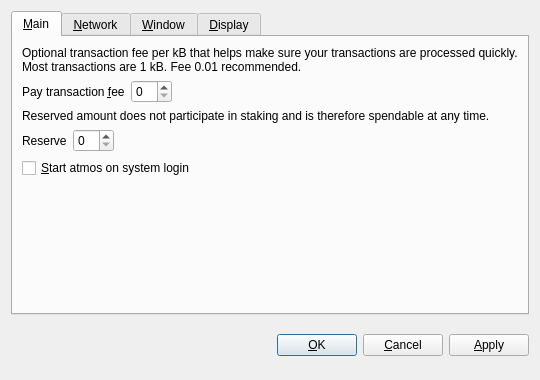
<?xml version="1.0" encoding="UTF-8"?>
<ui version="4.0">
 <class>OptionsDialog</class>
 <widget class="QDialog" name="OptionsDialog">
  <property name="geometry">
   <rect>
    <x>0</x>
    <y>0</y>
    <width>540</width>
    <height>380</height>
   </rect>
  </property>
  <property name="windowTitle">
   <string>Options</string>
  </property>
  <property name="modal">
   <bool>true</bool>
  </property>
  <layout class="QVBoxLayout" name="verticalLayout">
   <item>
    <widget class="QTabWidget" name="tabWidget">
     <property name="tabPosition">
      <enum>QTabWidget::North</enum>
     </property>
     <property name="currentIndex">
      <number>0</number>
     </property>
     <widget class="QWidget" name="tabMain">
      <attribute name="title">
       <string>&amp;Main</string>
      </attribute>
      <layout class="QVBoxLayout" name="verticalLayout_Main">
       <item>
        <widget class="QLabel" name="transactionFeeInfoLabel">
         <property name="text">
          <string>Optional transaction fee per kB that helps make sure your transactions are processed quickly. Most transactions are 1 kB. Fee 0.01 recommended.</string>
         </property>
         <property name="textFormat">
          <enum>Qt::PlainText</enum>
         </property>
         <property name="wordWrap">
          <bool>true</bool>
         </property>
        </widget>
       </item>
       <item>
        <layout class="QHBoxLayout" name="horizontalLayoutFee">
         <item>
          <widget class="QLabel" name="transactionFeeLabel">
           <property name="text">
            <string>Pay transaction &amp;fee</string>
           </property>
           <property name="textFormat">
            <enum>Qt::PlainText</enum>
           </property>
           <property name="buddy">
            <cstring>transactionFee</cstring>
           </property>
          </widget>
         </item>
         <item>
          <widget class="BitcoinAmountField" name="transactionFee"/>
         </item>
         <item>
          <spacer name="horizontalSpacerFee">
           <property name="orientation">
            <enum>Qt::Horizontal</enum>
           </property>
           <property name="sizeHint" stdset="0">
            <size>
             <width>40</width>
             <height>20</height>
            </size>
           </property>
          </spacer>
         </item>
        </layout>
       </item>
       <item>
        <widget class="QLabel" name="reserveBalanceInfoLabel">
         <property name="text">
          <string>Reserved amount does not participate in staking and is therefore spendable at any time.</string>
         </property>
         <property name="textFormat">
          <enum>Qt::PlainText</enum>
         </property>
         <property name="wordWrap">
          <bool>true</bool>
         </property>
        </widget>
       </item>
       <item>
        <layout class="QHBoxLayout" name="horizontalLayoutReserveBalance">
         <item>
          <widget class="QLabel" name="reserveBalanceLabel">
           <property name="text">
            <string>Reserve</string>
           </property>
           <property name="textFormat">
            <enum>Qt::PlainText</enum>
           </property>
           <property name="buddy">
            <cstring>reserveBalance</cstring>
           </property>
          </widget>
         </item>
         <item>
          <widget class="BitcoinAmountField" name="reserveBalance"/>
         </item>
         <item>
          <spacer name="horizontalSpacerReserveBalance">
           <property name="orientation">
            <enum>Qt::Horizontal</enum>
           </property>
           <property name="sizeHint" stdset="0">
            <size>
             <width>40</width>
             <height>20</height>
            </size>
           </property>
          </spacer>
         </item>
        </layout>
       </item>
       <item>
        <widget class="QCheckBox" name="bitcoinAtStartup">
         <property name="toolTip">
          <string>Automatically start atmos after logging in to the system.</string>
         </property>
         <property name="text">
          <string>&amp;Start atmos on system login</string>
         </property>
        </widget>
       </item>
       <item>
        <spacer name="verticalSpacer_Main">
         <property name="orientation">
          <enum>Qt::Vertical</enum>
         </property>
         <property name="sizeHint" stdset="0">
          <size>
           <width>20</width>
           <height>40</height>
          </size>
         </property>
        </spacer>
       </item>
      </layout>
     </widget>
     <widget class="QWidget" name="tabNetwork">
      <attribute name="title">
       <string>&amp;Network</string>
      </attribute>
      <layout class="QVBoxLayout" name="verticalLayout_Network">
       <item>
        <widget class="QCheckBox" name="mapPortUpnp">
         <property name="toolTip">
          <string>Automatically open the atmos client port on the router. This only works when your router supports UPnP and it is enabled.</string>
         </property>
         <property name="text">
          <string>Map port using &amp;UPnP</string>
         </property>
        </widget>
       </item>
       <item>
        <widget class="QCheckBox" name="connectSocks">
         <property name="toolTip">
          <string>Connect to the atmos network through a SOCKS5 proxy (e.g. when connecting through Tor).</string>
         </property>
         <property name="text">
          <string>&amp;Connect through SOCKS5 proxy:</string>
         </property>
        </widget>
       </item>
       <item>
        <layout class="QHBoxLayout" name="horizontalLayout_Network">
         <item>
          <widget class="QLabel" name="proxyIpLabel">
           <property name="text">
            <string>Proxy &amp;IP:</string>
           </property>
           <property name="textFormat">
            <enum>Qt::PlainText</enum>
           </property>
           <property name="buddy">
            <cstring>proxyIp</cstring>
           </property>
          </widget>
         </item>
         <item>
          <widget class="QValidatedLineEdit" name="proxyIp">
           <property name="maximumSize">
            <size>
             <width>140</width>
             <height>16777215</height>
            </size>
           </property>
           <property name="toolTip">
            <string>IP address of the proxy (e.g. 127.0.0.1)</string>
           </property>
          </widget>
         </item>
         <item>
          <widget class="QLabel" name="proxyPortLabel">
           <property name="text">
            <string>&amp;Port:</string>
           </property>
           <property name="textFormat">
            <enum>Qt::PlainText</enum>
           </property>
           <property name="buddy">
            <cstring>proxyPort</cstring>
           </property>
          </widget>
         </item>
         <item>
          <widget class="QLineEdit" name="proxyPort">
           <property name="maximumSize">
            <size>
             <width>55</width>
             <height>16777215</height>
            </size>
           </property>
           <property name="toolTip">
            <string>Port of the proxy (e.g. 9050)</string>
           </property>
          </widget>
         </item>
         <item>
          <spacer name="horizontalSpacer_Network">
           <property name="orientation">
            <enum>Qt::Horizontal</enum>
           </property>
           <property name="sizeHint" stdset="0">
            <size>
             <width>40</width>
             <height>20</height>
            </size>
           </property>
          </spacer>
         </item>
        </layout>
       </item>
       <item>
        <spacer name="verticalSpacer_Network">
         <property name="orientation">
          <enum>Qt::Vertical</enum>
         </property>
         <property name="sizeHint" stdset="0">
          <size>
           <width>20</width>
           <height>40</height>
          </size>
         </property>
        </spacer>
       </item>
      </layout>
     </widget>
     <widget class="QWidget" name="tabWindow">
      <attribute name="title">
       <string>&amp;Window</string>
      </attribute>
      <layout class="QVBoxLayout" name="verticalLayout_Window">
       <item>
        <widget class="QCheckBox" name="minimizeToTray">
         <property name="toolTip">
          <string>Show only a tray icon after minimizing the window.</string>
         </property>
         <property name="text">
          <string>&amp;Minimize to the tray instead of the taskbar</string>
         </property>
        </widget>
       </item>
       <item>
        <widget class="QCheckBox" name="minimizeOnClose">
         <property name="toolTip">
          <string>Minimize instead of exit the application when the window is closed. When this option is enabled, the application will be closed only after selecting Quit in the menu.</string>
         </property>
         <property name="text">
          <string>M&amp;inimize on close</string>
         </property>
        </widget>
       </item>
       <item>
        <spacer name="verticalSpacer_Window">
         <property name="orientation">
          <enum>Qt::Vertical</enum>
         </property>
         <property name="sizeHint" stdset="0">
          <size>
           <width>20</width>
           <height>40</height>
          </size>
         </property>
        </spacer>
       </item>
      </layout>
     </widget>
     <widget class="QWidget" name="tabDisplay">
      <attribute name="title">
       <string>&amp;Display</string>
      </attribute>
      <layout class="QVBoxLayout" name="verticalLayout_Display">
       <item>
        <layout class="QHBoxLayout" name="horizontalLayout_1_Display">
         <item>
          <widget class="QLabel" name="langLabel">
           <property name="text">
            <string>User Interface &amp;language:</string>
           </property>
           <property name="textFormat">
            <enum>Qt::PlainText</enum>
           </property>
           <property name="buddy">
            <cstring>lang</cstring>
           </property>
          </widget>
         </item>
         <item>
          <widget class="QValueComboBox" name="lang">
           <property name="toolTip">
            <string>The user interface language can be set here. This setting will take effect after restarting atmos.</string>
           </property>
          </widget>
         </item>
        </layout>
       </item>
       <item>
        <layout class="QHBoxLayout" name="horizontalLayout_2_Display">
         <item>
          <widget class="QLabel" name="unitLabel">
           <property name="text">
            <string>&amp;Unit to show amounts in:</string>
           </property>
           <property name="textFormat">
            <enum>Qt::PlainText</enum>
           </property>
           <property name="buddy">
            <cstring>unit</cstring>
           </property>
          </widget>
         </item>
         <item>
          <widget class="QValueComboBox" name="unit">
           <property name="toolTip">
            <string>Choose the default subdivision unit to show in the interface and when sending coins.</string>
           </property>
          </widget>
         </item>
        </layout>
       </item>
       <item>
        <widget class="QCheckBox" name="coinControlFeatures">
         <property name="toolTip">
          <string>Whether to show coin control features or not.</string>
         </property>
         <property name="text">
          <string>Display coin &amp;control features (experts only!)</string>
         </property>
        </widget>
       </item>
       <item>
        <widget class="QCheckBox" name="useBlackTheme">
         <property name="text">
          <string>Use black visual theme (requires restart)</string>
         </property>
        </widget>
       </item>
       <item>
        <spacer name="verticalSpacer_Display">
         <property name="orientation">
          <enum>Qt::Vertical</enum>
         </property>
         <property name="sizeHint" stdset="0">
          <size>
           <width>20</width>
           <height>40</height>
          </size>
         </property>
        </spacer>
       </item>
      </layout>
     </widget>
    </widget>
   </item>
   <item>
    <layout class="QHBoxLayout" name="horizontalLayout_Buttons">
     <item>
      <spacer name="horizontalSpacer_1">
       <property name="orientation">
        <enum>Qt::Horizontal</enum>
       </property>
       <property name="sizeHint" stdset="0">
        <size>
         <width>40</width>
         <height>48</height>
        </size>
       </property>
      </spacer>
     </item>
     <item>
      <widget class="QLabel" name="statusLabel">
       <property name="font">
        <font>
         <weight>75</weight>
         <bold>true</bold>
        </font>
       </property>
       <property name="text">
        <string/>
       </property>
       <property name="textFormat">
        <enum>Qt::PlainText</enum>
       </property>
       <property name="wordWrap">
        <bool>true</bool>
       </property>
      </widget>
     </item>
     <item>
      <spacer name="horizontalSpacer_2">
       <property name="orientation">
        <enum>Qt::Horizontal</enum>
       </property>
       <property name="sizeHint" stdset="0">
        <size>
         <width>40</width>
         <height>48</height>
        </size>
       </property>
      </spacer>
     </item>
     <item>
      <widget class="QPushButton" name="okButton">
       <property name="text">
        <string>&amp;OK</string>
       </property>
      </widget>
     </item>
     <item>
      <widget class="QPushButton" name="cancelButton">
       <property name="text">
        <string>&amp;Cancel</string>
       </property>
       <property name="autoDefault">
        <bool>false</bool>
       </property>
      </widget>
     </item>
     <item>
      <widget class="QPushButton" name="applyButton">
       <property name="text">
        <string>&amp;Apply</string>
       </property>
       <property name="autoDefault">
        <bool>false</bool>
       </property>
      </widget>
     </item>
    </layout>
   </item>
  </layout>
 </widget>
 <customwidgets>
  <customwidget>
   <class>BitcoinAmountField</class>
   <extends>QSpinBox</extends>
   <header>bitcoinamountfield.h</header>
  </customwidget>
  <customwidget>
   <class>QValueComboBox</class>
   <extends>QComboBox</extends>
   <header>qvaluecombobox.h</header>
  </customwidget>
  <customwidget>
   <class>QValidatedLineEdit</class>
   <extends>QLineEdit</extends>
   <header>qvalidatedlineedit.h</header>
  </customwidget>
 </customwidgets>
 <resources/>
 <connections/>
</ui>
